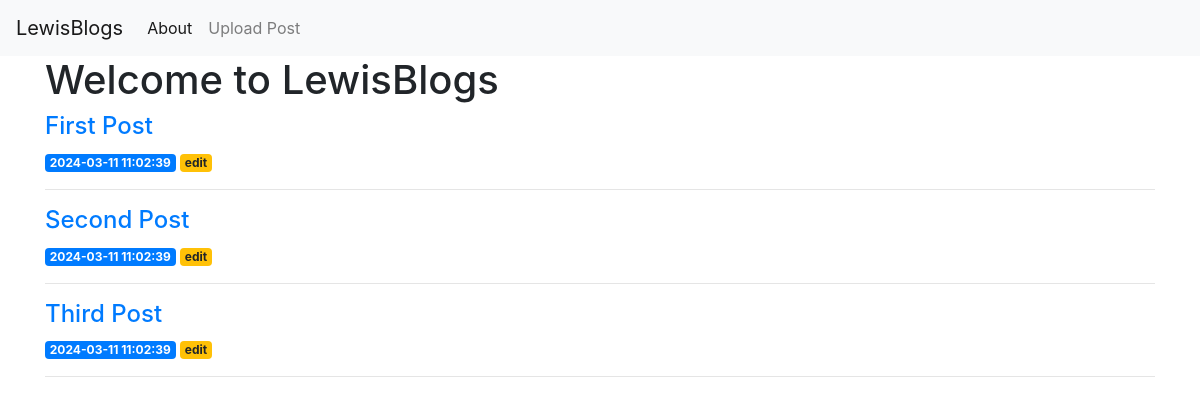
The app's page /, older data.
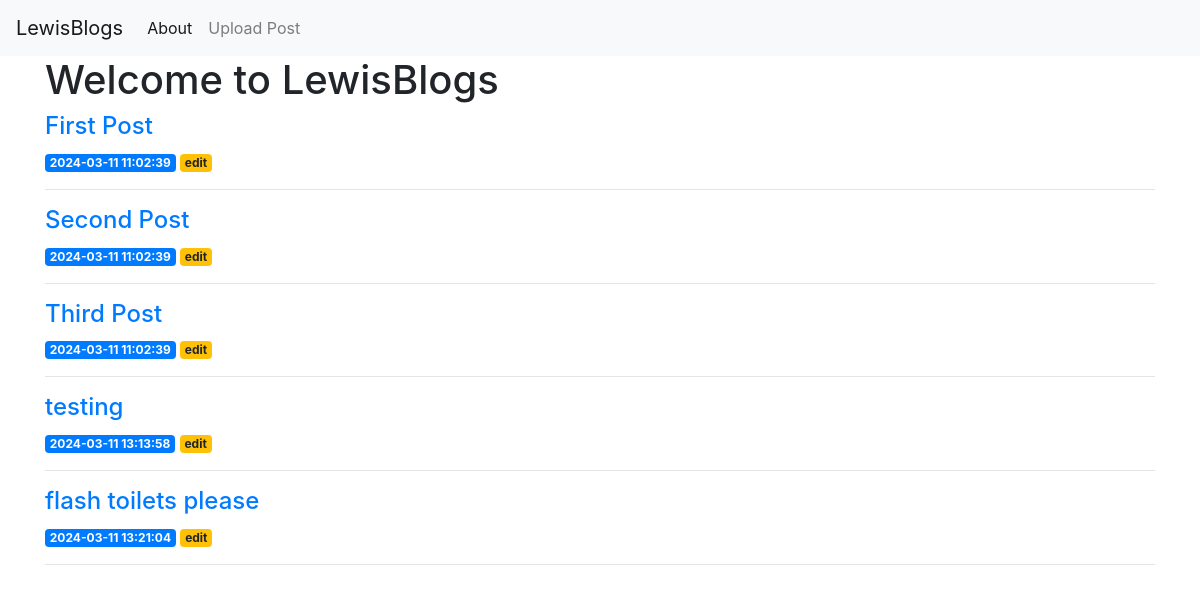
The same page, newer data.
### tables this page shows
CREATE TABLE posts (
    id INTEGER PRIMARY KEY AUTOINCREMENT,
    created TIMESTAMP NOT NULL DEFAULT CURRENT_TIMESTAMP,
    title TEXT NOT NULL,
    content NOT NULL
);

### app.py (the view)
@app.route('/')
def index():
    conn = get_db_connection()
    posts = conn.execute('SELECT * FROM posts').fetchall()
    conn.close()
    return render_template('index.html', posts=posts)

### app.py (called while the page is built)
def get_db_connection():
    conn = sqlite3.connect('database.db')
    conn.row_factory = sqlite3.Row
    return conn

### templates/index.html (shortened to what this page needs)
{% extends 'base.html' %}
{% block content %}
    <h1>{% block title %} Welcome to LewisBlogs {% endblock %}</h1>
    {% for post in posts %}
        <a href=" {{ url_for('post', post_id=post['id']) }} ">
            <h4>{{ post['title'] }}</h4>
        </a>
        <span class="badge badge-primary">{{ post['created'] }}</span>
        <a href="{{ url_for('edit', id=post['id']) }}">
            <span class="badge badge-warning">edit</span>
        </a>
        <hr>
    {% endfor %}
{% endblock %}

Row changes from the older to the newer data that the page shows:
added posts: title "testing", created "2024-03-11 13:13:58"
added posts: title "flash toilets please", created "2024-03-11 13:21:04"
